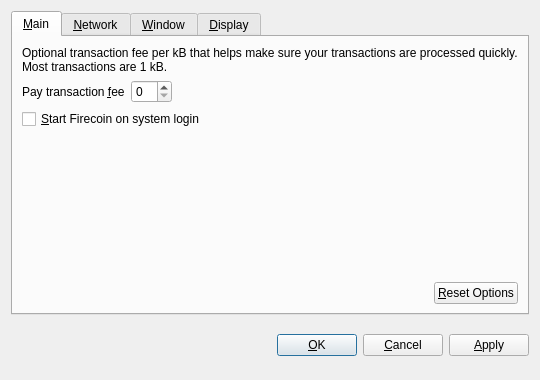
<?xml version="1.0" encoding="UTF-8"?>
<ui version="4.0">
 <class>OptionsDialog</class>
 <widget class="QDialog" name="OptionsDialog">
  <property name="geometry">
   <rect>
    <x>0</x>
    <y>0</y>
    <width>540</width>
    <height>380</height>
   </rect>
  </property>
  <property name="windowTitle">
   <string>Options</string>
  </property>
  <property name="modal">
   <bool>true</bool>
  </property>
  <layout class="QVBoxLayout" name="verticalLayout">
   <item>
    <widget class="QTabWidget" name="tabWidget">
     <property name="tabPosition">
      <enum>QTabWidget::North</enum>
     </property>
     <property name="currentIndex">
      <number>0</number>
     </property>
     <widget class="QWidget" name="tabMain">
      <attribute name="title">
       <string>&amp;Main</string>
      </attribute>
      <layout class="QVBoxLayout" name="verticalLayout_Main">
       <item>
        <widget class="QLabel" name="transactionFeeInfoLabel">
         <property name="text">
          <string>Optional transaction fee per kB that helps make sure your transactions are processed quickly. Most transactions are 1 kB.</string>
         </property>
         <property name="textFormat">
          <enum>Qt::PlainText</enum>
         </property>
         <property name="wordWrap">
          <bool>true</bool>
         </property>
        </widget>
       </item>
       <item>
        <layout class="QHBoxLayout" name="horizontalLayout_1_Main">
         <item>
          <widget class="QLabel" name="transactionFeeLabel">
           <property name="text">
            <string>Pay transaction &amp;fee</string>
           </property>
           <property name="textFormat">
            <enum>Qt::PlainText</enum>
           </property>
           <property name="buddy">
            <cstring>transactionFee</cstring>
           </property>
          </widget>
         </item>
         <item>
          <widget class="BitcoinAmountField" name="transactionFee"/>
         </item>
         <item>
          <spacer name="horizontalSpacer_1_Main">
           <property name="orientation">
            <enum>Qt::Horizontal</enum>
           </property>
           <property name="sizeHint" stdset="0">
            <size>
             <width>40</width>
             <height>20</height>
            </size>
           </property>
          </spacer>
         </item>
        </layout>
       </item>
       <item>
        <widget class="QCheckBox" name="bitcoinAtStartup">
         <property name="toolTip">
          <string>Automatically start Firecoin after logging in to the system.</string>
         </property>
         <property name="text">
          <string>&amp;Start Firecoin on system login</string>
         </property>
        </widget>
       </item>
       <item>
        <spacer name="verticalSpacer_Main">
         <property name="orientation">
          <enum>Qt::Vertical</enum>
         </property>
         <property name="sizeHint" stdset="0">
          <size>
           <width>20</width>
           <height>40</height>
          </size>
         </property>
        </spacer>
       </item>
       <item>
        <layout class="QHBoxLayout" name="horizontalLayout_2_Main">
         <item>
          <spacer name="horizontalSpacer_2_Main">
           <property name="orientation">
            <enum>Qt::Horizontal</enum>
           </property>
           <property name="sizeHint" stdset="0">
            <size>
             <width>40</width>
             <height>20</height>
            </size>
           </property>
          </spacer>
         </item>
         <item>
          <widget class="QPushButton" name="resetButton">
           <property name="toolTip">
            <string>Reset all client options to default.</string>
           </property>
           <property name="text">
            <string>&amp;Reset Options</string>
           </property>
           <property name="autoDefault">
            <bool>false</bool>
           </property>
          </widget>
         </item>
        </layout>
       </item>
      </layout>
     </widget>
     <widget class="QWidget" name="tabNetwork">
      <attribute name="title">
       <string>&amp;Network</string>
      </attribute>
      <layout class="QVBoxLayout" name="verticalLayout_Network">
       <item>
        <widget class="QCheckBox" name="mapPortUpnp">
         <property name="toolTip">
          <string>Automatically open the Firecoin client port on the router. This only works when your router supports UPnP and it is enabled.</string>
         </property>
         <property name="text">
          <string>Map port using &amp;UPnP</string>
         </property>
        </widget>
       </item>
       <item>
        <widget class="QCheckBox" name="connectSocks">
         <property name="toolTip">
          <string>Connect to the Firecoin network through a SOCKS proxy (e.g. when connecting through Tor).</string>
         </property>
         <property name="text">
          <string>&amp;Connect through SOCKS proxy:</string>
         </property>
        </widget>
       </item>
       <item>
        <layout class="QHBoxLayout" name="horizontalLayout_Network">
         <item>
          <widget class="QLabel" name="proxyIpLabel">
           <property name="text">
            <string>Proxy &amp;IP:</string>
           </property>
           <property name="textFormat">
            <enum>Qt::PlainText</enum>
           </property>
           <property name="buddy">
            <cstring>proxyIp</cstring>
           </property>
          </widget>
         </item>
         <item>
          <widget class="QValidatedLineEdit" name="proxyIp">
           <property name="maximumSize">
            <size>
             <width>140</width>
             <height>16777215</height>
            </size>
           </property>
           <property name="toolTip">
            <string>IP address of the proxy (e.g. 127.0.0.1)</string>
           </property>
          </widget>
         </item>
         <item>
          <widget class="QLabel" name="proxyPortLabel">
           <property name="text">
            <string>&amp;Port:</string>
           </property>
           <property name="textFormat">
            <enum>Qt::PlainText</enum>
           </property>
           <property name="buddy">
            <cstring>proxyPort</cstring>
           </property>
          </widget>
         </item>
         <item>
          <widget class="QLineEdit" name="proxyPort">
           <property name="maximumSize">
            <size>
             <width>55</width>
             <height>16777215</height>
            </size>
           </property>
           <property name="toolTip">
            <string>Port of the proxy (e.g. 9050)</string>
           </property>
          </widget>
         </item>
         <item>
          <widget class="QLabel" name="socksVersionLabel">
           <property name="text">
            <string>SOCKS &amp;Version:</string>
           </property>
           <property name="textFormat">
            <enum>Qt::PlainText</enum>
           </property>
           <property name="buddy">
            <cstring>socksVersion</cstring>
           </property>
          </widget>
         </item>
         <item>
          <widget class="QValueComboBox" name="socksVersion">
           <property name="toolTip">
            <string>SOCKS version of the proxy (e.g. 5)</string>
           </property>
          </widget>
         </item>
         <item>
          <spacer name="horizontalSpacer_Network">
           <property name="orientation">
            <enum>Qt::Horizontal</enum>
           </property>
           <property name="sizeHint" stdset="0">
            <size>
             <width>40</width>
             <height>20</height>
            </size>
           </property>
          </spacer>
         </item>
        </layout>
       </item>
       <item>
        <spacer name="verticalSpacer_Network">
         <property name="orientation">
          <enum>Qt::Vertical</enum>
         </property>
         <property name="sizeHint" stdset="0">
          <size>
           <width>20</width>
           <height>40</height>
          </size>
         </property>
        </spacer>
       </item>
      </layout>
     </widget>
     <widget class="QWidget" name="tabWindow">
      <attribute name="title">
       <string>&amp;Window</string>
      </attribute>
      <layout class="QVBoxLayout" name="verticalLayout_Window">
       <item>
        <widget class="QCheckBox" name="minimizeToTray">
         <property name="toolTip">
          <string>Show only a tray icon after minimizing the window.</string>
         </property>
         <property name="text">
          <string>&amp;Minimize to the tray instead of the taskbar</string>
         </property>
        </widget>
       </item>
       <item>
        <widget class="QCheckBox" name="minimizeOnClose">
         <property name="toolTip">
          <string>Minimize instead of exit the application when the window is closed. When this option is enabled, the application will be closed only after selecting Quit in the menu.</string>
         </property>
         <property name="text">
          <string>M&amp;inimize on close</string>
         </property>
        </widget>
       </item>
       <item>
        <spacer name="verticalSpacer_Window">
         <property name="orientation">
          <enum>Qt::Vertical</enum>
         </property>
         <property name="sizeHint" stdset="0">
          <size>
           <width>20</width>
           <height>40</height>
          </size>
         </property>
        </spacer>
       </item>
      </layout>
     </widget>
     <widget class="QWidget" name="tabDisplay">
      <attribute name="title">
       <string>&amp;Display</string>
      </attribute>
      <layout class="QVBoxLayout" name="verticalLayout_Display">
       <item>
        <layout class="QHBoxLayout" name="horizontalLayout_1_Display">
         <item>
          <widget class="QLabel" name="langLabel">
           <property name="text">
            <string>User Interface &amp;language:</string>
           </property>
           <property name="textFormat">
            <enum>Qt::PlainText</enum>
           </property>
           <property name="buddy">
            <cstring>lang</cstring>
           </property>
          </widget>
         </item>
         <item>
          <widget class="QValueComboBox" name="lang">
           <property name="toolTip">
            <string>The user interface language can be set here. This setting will take effect after restarting Firecoin.</string>
           </property>
          </widget>
         </item>
        </layout>
       </item>
       <item>
        <layout class="QHBoxLayout" name="horizontalLayout_2_Display">
         <item>
          <widget class="QLabel" name="unitLabel">
           <property name="text">
            <string>&amp;Unit to show amounts in:</string>
           </property>
           <property name="textFormat">
            <enum>Qt::PlainText</enum>
           </property>
           <property name="buddy">
            <cstring>unit</cstring>
           </property>
          </widget>
         </item>
         <item>
          <widget class="QValueComboBox" name="unit">
           <property name="toolTip">
            <string>Choose the default subdivision unit to show in the interface and when sending coins.</string>
           </property>
          </widget>
         </item>
        </layout>
       </item>
       <item>
        <widget class="QCheckBox" name="displayAddresses">
         <property name="toolTip">
          <string>Whether to show Firecoin addresses in the transaction list or not.</string>
         </property>
         <property name="text">
          <string>&amp;Display addresses in transaction list</string>
         </property>
        </widget>
       </item>
       <item>
        <widget class="QCheckBox" name="coinControlFeatures">
         <property name="toolTip">
          <string>Whether to show coin control features or not.</string>
         </property>
         <property name="text">
          <string>Display coin &amp;control features (experts only!)</string>
         </property>
        </widget>
       </item>
       <item>
        <spacer name="verticalSpacer_Display">
         <property name="orientation">
          <enum>Qt::Vertical</enum>
         </property>
         <property name="sizeHint" stdset="0">
          <size>
           <width>20</width>
           <height>40</height>
          </size>
         </property>
        </spacer>
       </item>
      </layout>
     </widget>
    </widget>
   </item>
   <item>
    <layout class="QHBoxLayout" name="horizontalLayout_Buttons">
     <item>
      <spacer name="horizontalSpacer_1">
       <property name="orientation">
        <enum>Qt::Horizontal</enum>
       </property>
       <property name="sizeHint" stdset="0">
        <size>
         <width>40</width>
         <height>48</height>
        </size>
       </property>
      </spacer>
     </item>
     <item>
      <widget class="QLabel" name="statusLabel">
       <property name="font">
        <font>
         <weight>75</weight>
         <bold>true</bold>
        </font>
       </property>
       <property name="text">
        <string/>
       </property>
       <property name="textFormat">
        <enum>Qt::PlainText</enum>
       </property>
       <property name="wordWrap">
        <bool>true</bool>
       </property>
      </widget>
     </item>
     <item>
      <spacer name="horizontalSpacer_2">
       <property name="orientation">
        <enum>Qt::Horizontal</enum>
       </property>
       <property name="sizeHint" stdset="0">
        <size>
         <width>40</width>
         <height>48</height>
        </size>
       </property>
      </spacer>
     </item>
     <item>
      <widget class="QPushButton" name="okButton">
       <property name="text">
        <string>&amp;OK</string>
       </property>
      </widget>
     </item>
     <item>
      <widget class="QPushButton" name="cancelButton">
       <property name="text">
        <string>&amp;Cancel</string>
       </property>
       <property name="autoDefault">
        <bool>false</bool>
       </property>
      </widget>
     </item>
     <item>
      <widget class="QPushButton" name="applyButton">
       <property name="text">
        <string>&amp;Apply</string>
       </property>
       <property name="autoDefault">
        <bool>false</bool>
       </property>
      </widget>
     </item>
    </layout>
   </item>
  </layout>
 </widget>
 <customwidgets>
  <customwidget>
   <class>BitcoinAmountField</class>
   <extends>QSpinBox</extends>
   <header>bitcoinamountfield.h</header>
  </customwidget>
  <customwidget>
   <class>QValueComboBox</class>
   <extends>QComboBox</extends>
   <header>qvaluecombobox.h</header>
  </customwidget>
  <customwidget>
   <class>QValidatedLineEdit</class>
   <extends>QLineEdit</extends>
   <header>qvalidatedlineedit.h</header>
  </customwidget>
 </customwidgets>
 <resources/>
 <connections/>
</ui>
